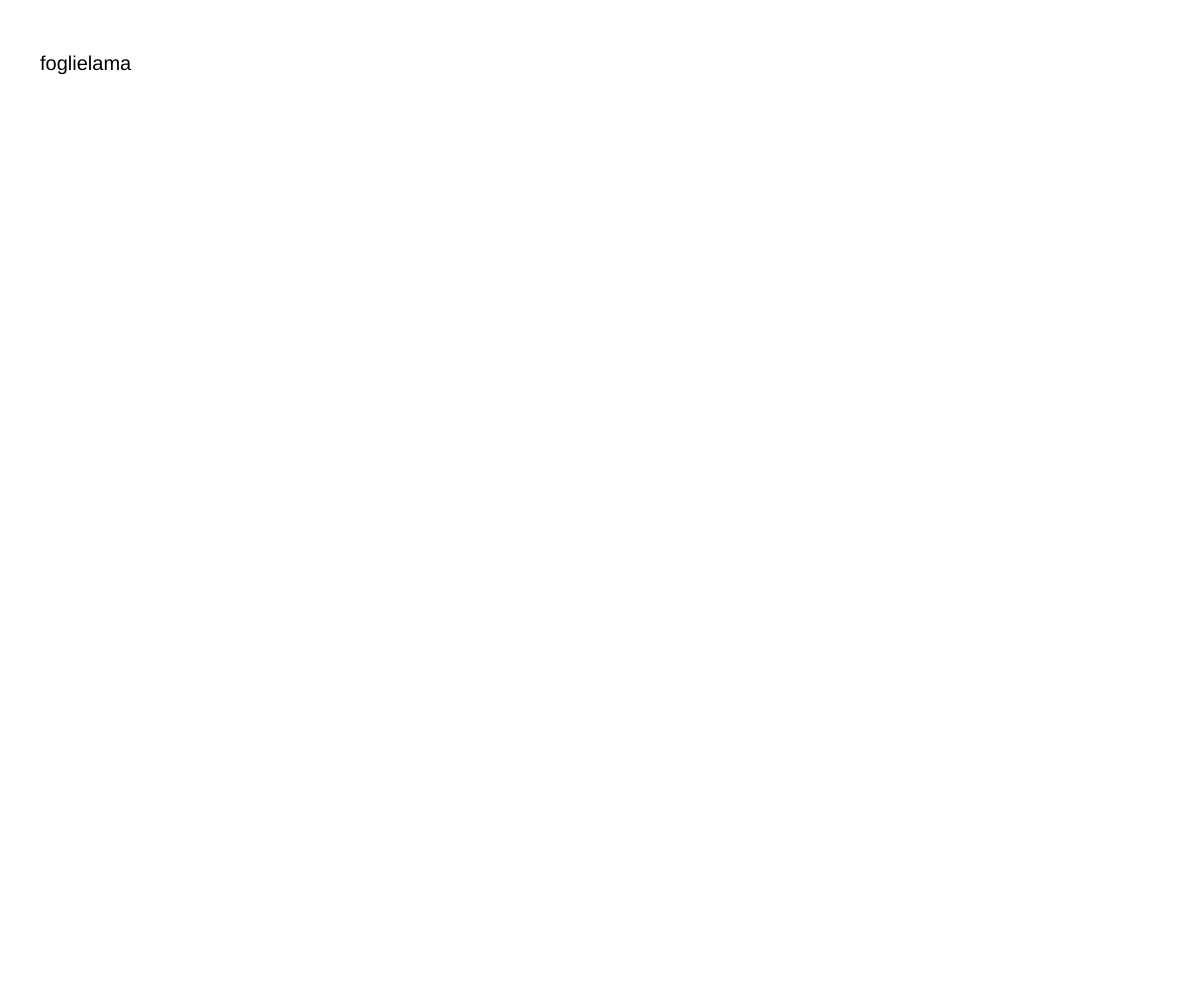
Frame 1 (no input)
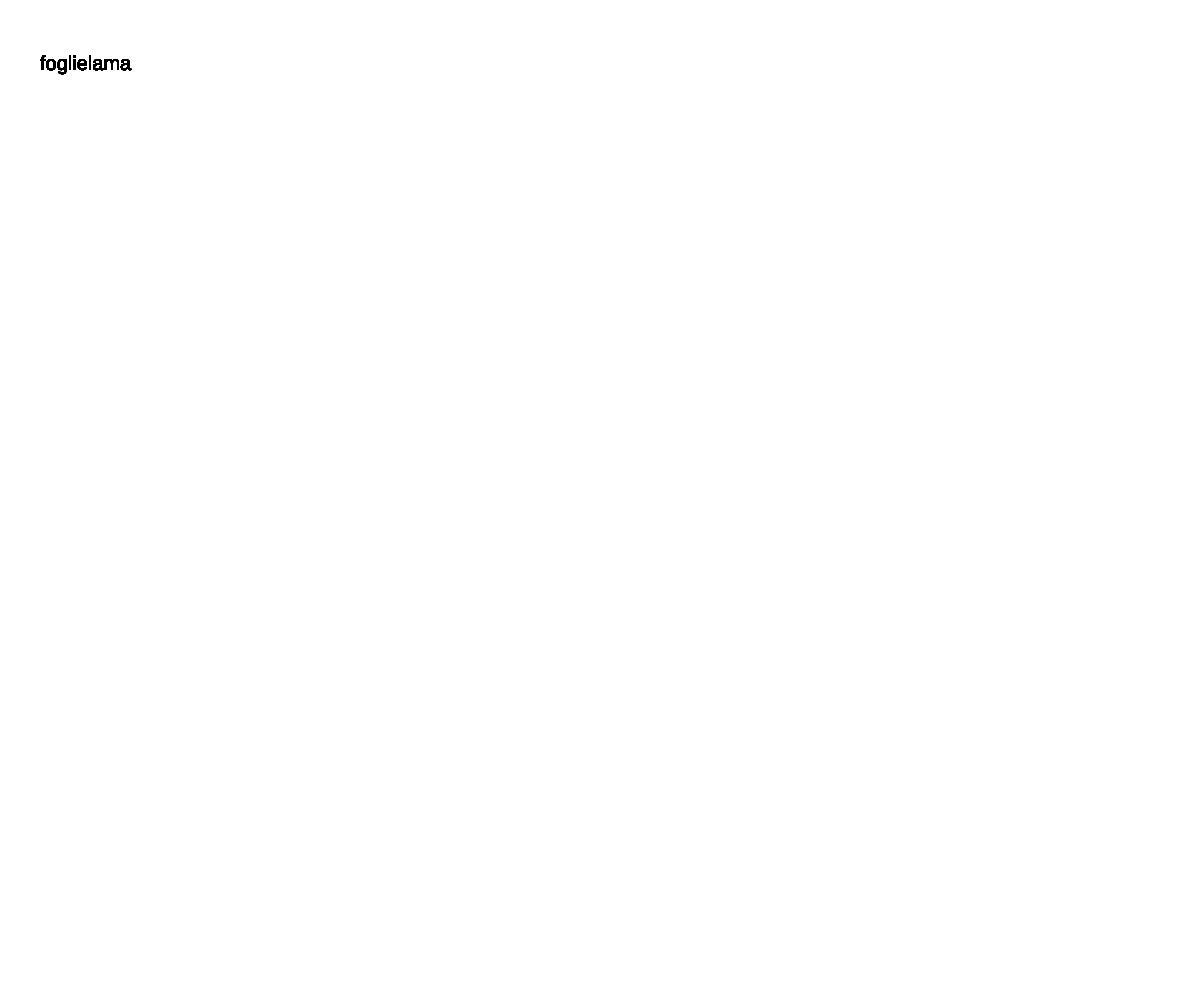
Frame 60 (no input)
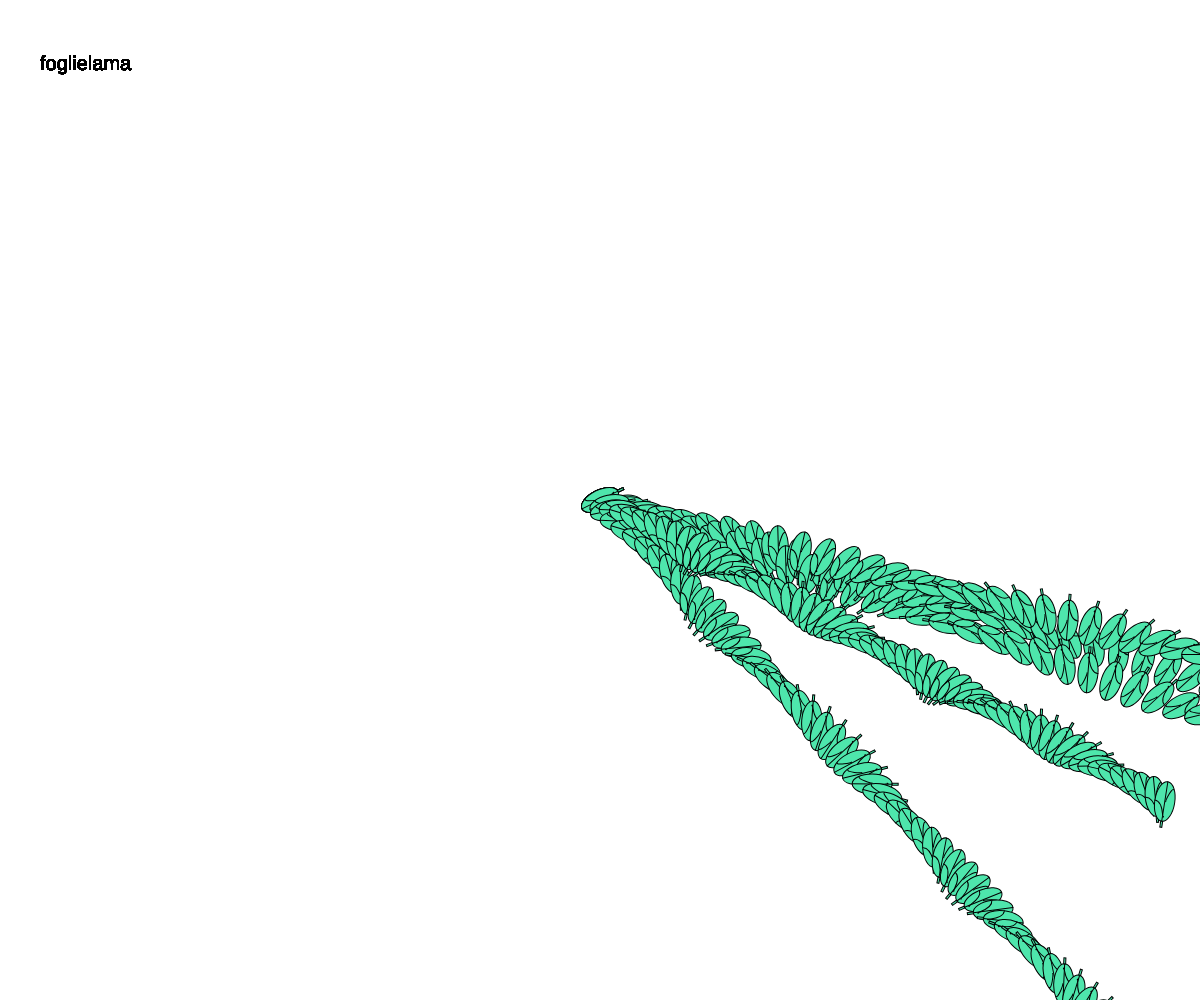
Frame 120 (the mouse pressed at the canvas centre since frame 60)

The p5.js sketch that drew these frames (run headless with seeded random() and noise() and a simulated clock; from frame 60 on, the mouse is pressed at the canvas centre):

// p5.js sketch
// ── sketch.js
function preload(){
  // put preload code here
}

var myFoglielama;
var fogliosity=[];

function setup() {
createCanvas(windowWidth, windowHeight);
background(255,255,255);
}
//al click
function mousePressed(){

  for( var i = 0; i < 5; i ++){
  myFoglielama = new Foglielama(mouseX, mouseY,40,20);
  //voglio ottenere diverse direzioni
  myFoglielama.speedx= random(3,30);
  myFoglielama.speedy= random(2,20);

  fogliosity.push(myFoglielama);
  }
}

function draw() {




//voglio più foglie
for( var j=0; j< fogliosity.length; j++){
  fogliosity[j].display();
  fogliosity[j].move();

}

textSize(20);
  text('foglielama',40,70);

}


function Foglielama(_x, _y, _width,_height){
  this.x=_x;
  this.y=_y;
  this.width= _width;
  this.height=_height;
  this.color= color(78,230,172);
  this.speedx= 2;
  this.speedy=2;

  this.display= function(){
    push();
    translate(this.x, this.y);
    rotate(frameCount/4);
    fill(this.color);
    ellipse(0, 0, this.width, this.height);
    strokeWeight(1);
    line (-20,0,20,0)//
    bezier(-15,1,-20,0,0,0,0,-10);//
    bezier(0,1, 0,0,15,5,13,7);//
    rect(-26,-1,6,2);
    pop();
  }

  this.move= function(){
    this.x += this.speedx ;
    this.y += this.speedy;

  }
}
